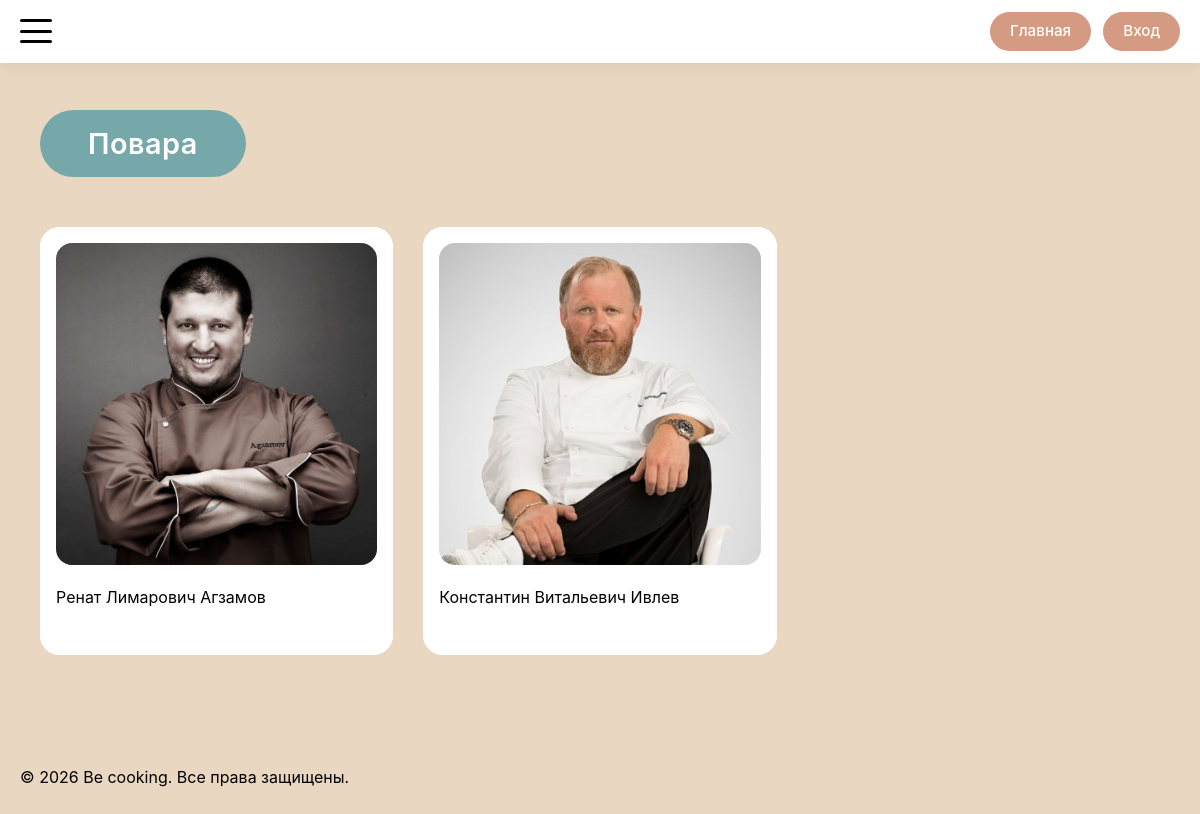
The app's page /chefs, older data.
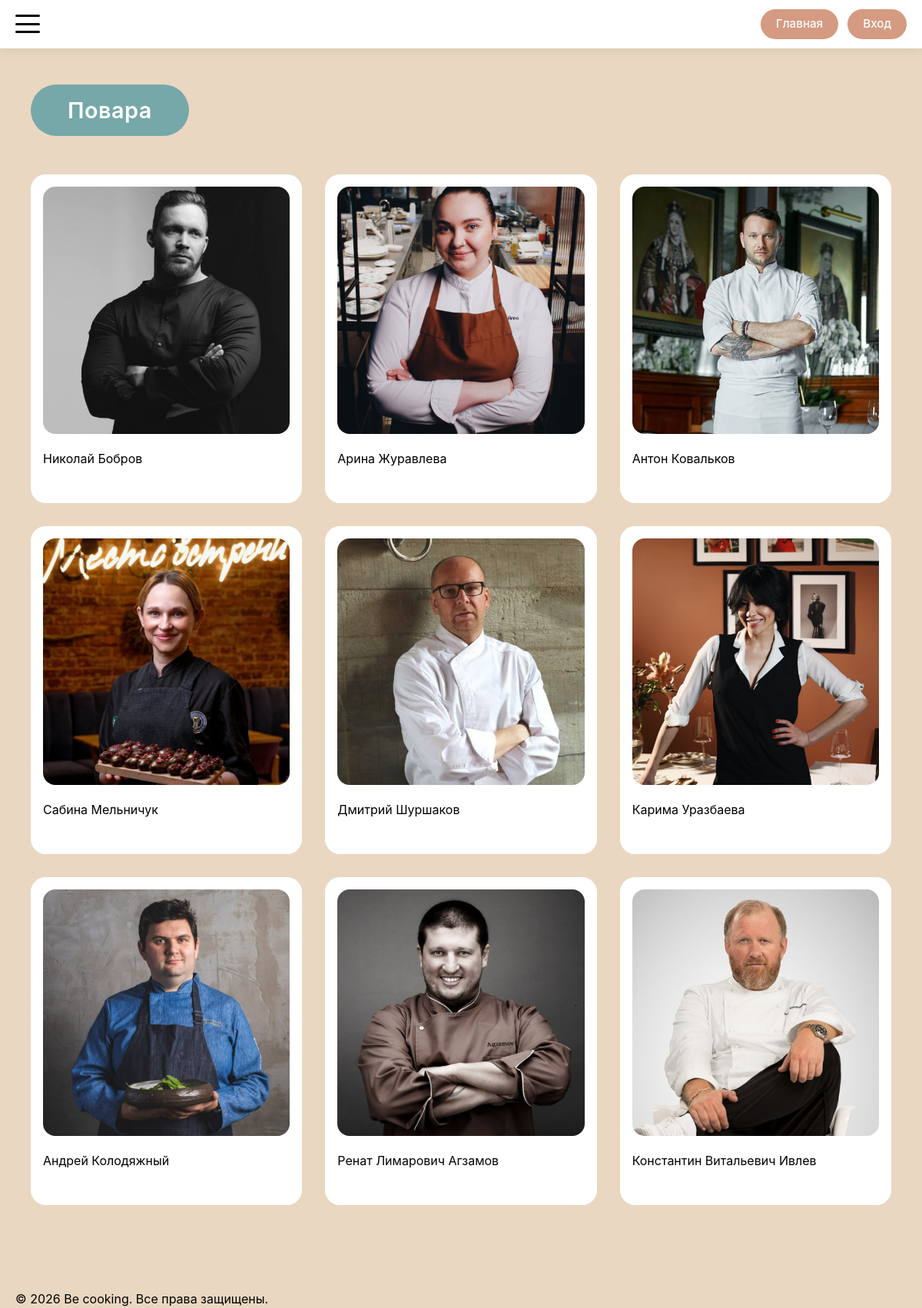
The same page, newer data.
### models.py (models this page shows)
class Chef(db.Model):
    __tablename__ = 'chef'
    id = db.Column(db.Integer, primary_key=True)
    name = db.Column(db.String(70), nullable=False)
    description = db.Column(db.Text, nullable=False)
    image_url = db.Column(db.String(300))
    tags = db.Column(db.JSON)  # Хранит массив строк: ["итальянская", "французская"]
    created_at = db.Column(db.DateTime, default=datetime.utcnow)
    user_id = db.Column(db.Integer, db.ForeignKey('user.id'), nullable=False)
    ratings = db.relationship('ChefRating', backref='chef', lazy='dynamic', cascade='all, delete-orphan')

### routes/chef_routes.py (the view)
@app.route('/chefs')
def chefs():
    page = request.args.get('page', 1, type=int)
    category = request.args.get('category', type=str)
    per_page = 21
    query = Chef.query.order_by(Chef.created_at.desc())
    if category:
        query = query.filter(Chef.tags.contains(category.lower()))
    pagination = query.paginate(page=page, per_page=per_page, error_out=False)
    adapted_chefs = [adapt_chef_for_template(c) for c in pagination.items]
    return render_template(
        'chefs/chefs.html',
        chefs=adapted_chefs,
        current_page=page,
        has_next=pagination.has_next,
        current_category=category
    )

### app.py (called while the page is built)
@app.context_processor
def inject_enums():
    return dict(UserRoleEnum=UserRoleEnum)

### routes/chef_routes.py (called while the page is built)
def adapt_chef_for_template(chef):
    if chef:
        chef.photo_url = chef.image_url
        chef.bio = chef.description
        avg_rating = db.session.query(func.avg(ChefRating.rating)).filter(ChefRating.chef_id == chef.id).scalar()
        chef.average_rating = round(avg_rating, 1) if avg_rating else 0.0
        chef.average_rating_raw = avg_rating if avg_rating else 0.0  # Для JS с половинками
        chef.ratings_count = chef.ratings.count()
        chef.user_rating = None
        if current_user.is_authenticated:
            existing_rating = chef.ratings.filter_by(user_id=current_user.id).first()
            if existing_rating:
                chef.user_rating = existing_rating.rating
    return chef

### templates/chefs/chefs.html (shortened to what this page needs)
{% extends 'base/base.html' %}
{% block main_class %}gallery-main{% endblock %}
{% block container_class %}gallery-container{% endblock %}
{% block content %}
<div class="gallery-header-wrapper" style="display: flex; justify-content: space-between; align-items: center;">
    <h1 class="gallery-title">Повара</h1>
</div>
<div class="gallery-grid">
    {% for chef in chefs %}
        {% with
            title = chef.name,
            image_url = chef.photo_url,
            detail_endpoint = 'chef_profile',
            item_id = chef.id
        %}
            {% include 'components/_card.html' %}
        {% endwith %}
    {% else %}
        <p>Поваров пока нет, но скоро они появятся!</p>
    {% endfor %}
</div>
{% endblock %}

### templates/components/_card.html (shortened to what this page needs)
{% if detail_endpoint == 'recipe_detail' or  detail_endpoint == 'recipe_manage' %}
<div class="card">
    <a href="{{ url_for(detail_endpoint, recipe_id=item_id) }}"
       class="card-link">
        <div class="card-inner">
            <div class="card-image">
                <img src="{{ recipe.main_image_url if (recipe and recipe.main_image_url) else 'https://placehold.co/400x300' }}"
                     alt="{{ recipe.title if recipe else 'Рецепт' }}">
            </div>
            <div class="card-text">{{ recipe.title if recipe else 'Рецепт' }}</div>
        </div>
    </a>
</div>
{% else %}
<div class="card">
    <a href="{{ url_for(detail_endpoint, chef_id=item_id) }}"
       class="card-link">
        <div class="card-inner">
            <div class="card-image">
                <img src="{{ image_url if image_url else 'https://placehold.co/400x300' }}"
                     alt="{{ title }}">
            </div>
            <div class="card-text">{{ title }}</div>
        </div>
    </a>
</div>
{% endif %}

Row changes from the older to the newer data that the page shows:
added Chef: image_url (picture), name "Николай Бобров"
added Chef: image_url (picture), name "Арина Журавлева"
added Chef: image_url (picture), name "Антон Ковальков"
added Chef: image_url (picture), name "Сабина Мельничук"
added Chef: image_url (picture), name "Дмитрий Шуршаков"
added Chef: image_url (picture), name "Карима Уразбаева"
added Chef: image_url (picture), name "Андрей Колодяжный"
